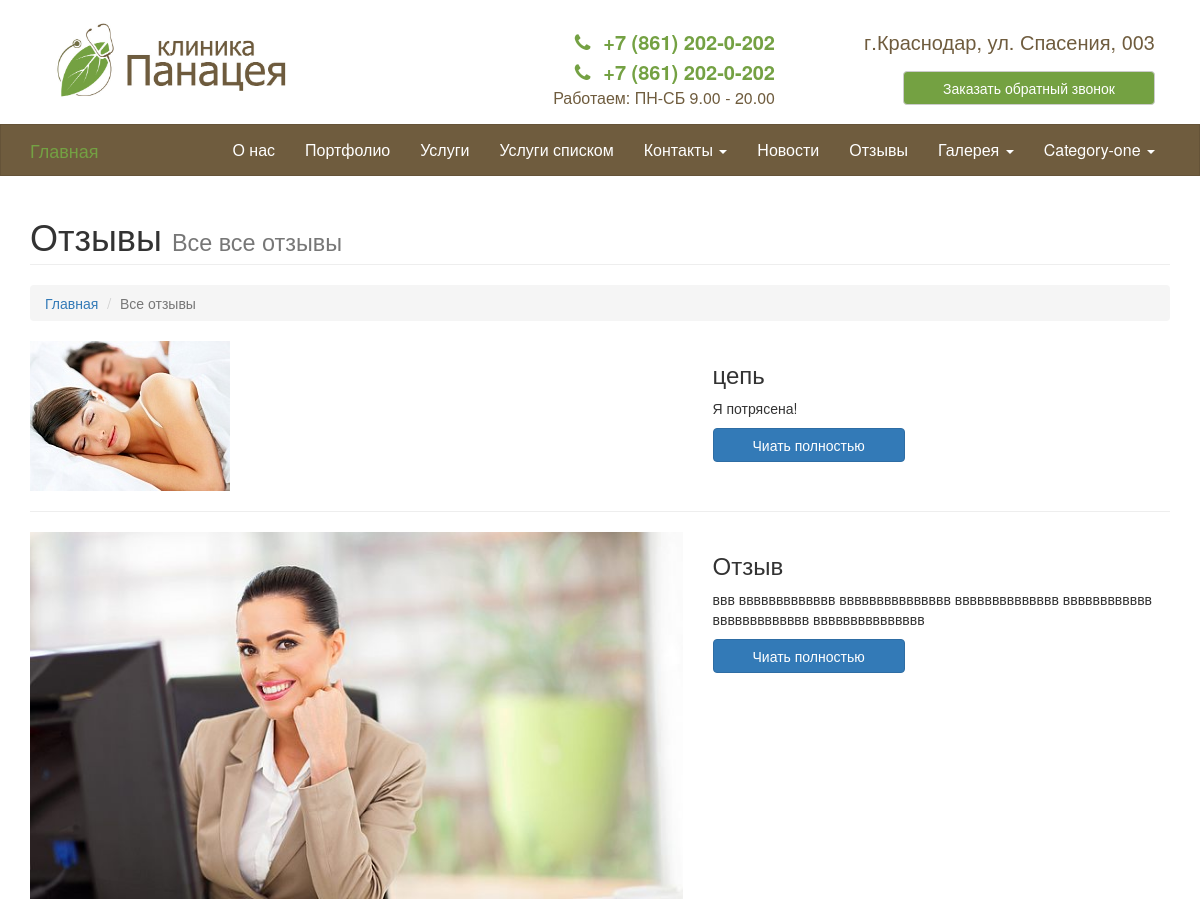
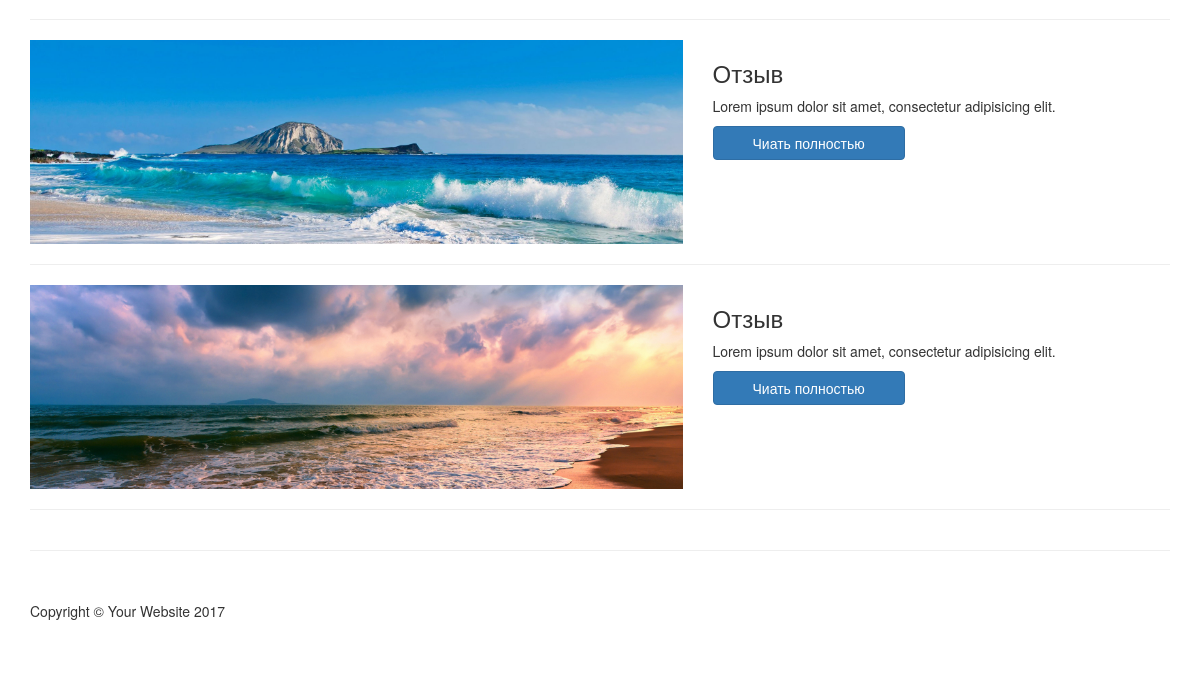
The page /opinions/ on the database as committed earlier (2 pictures, top to bottom).
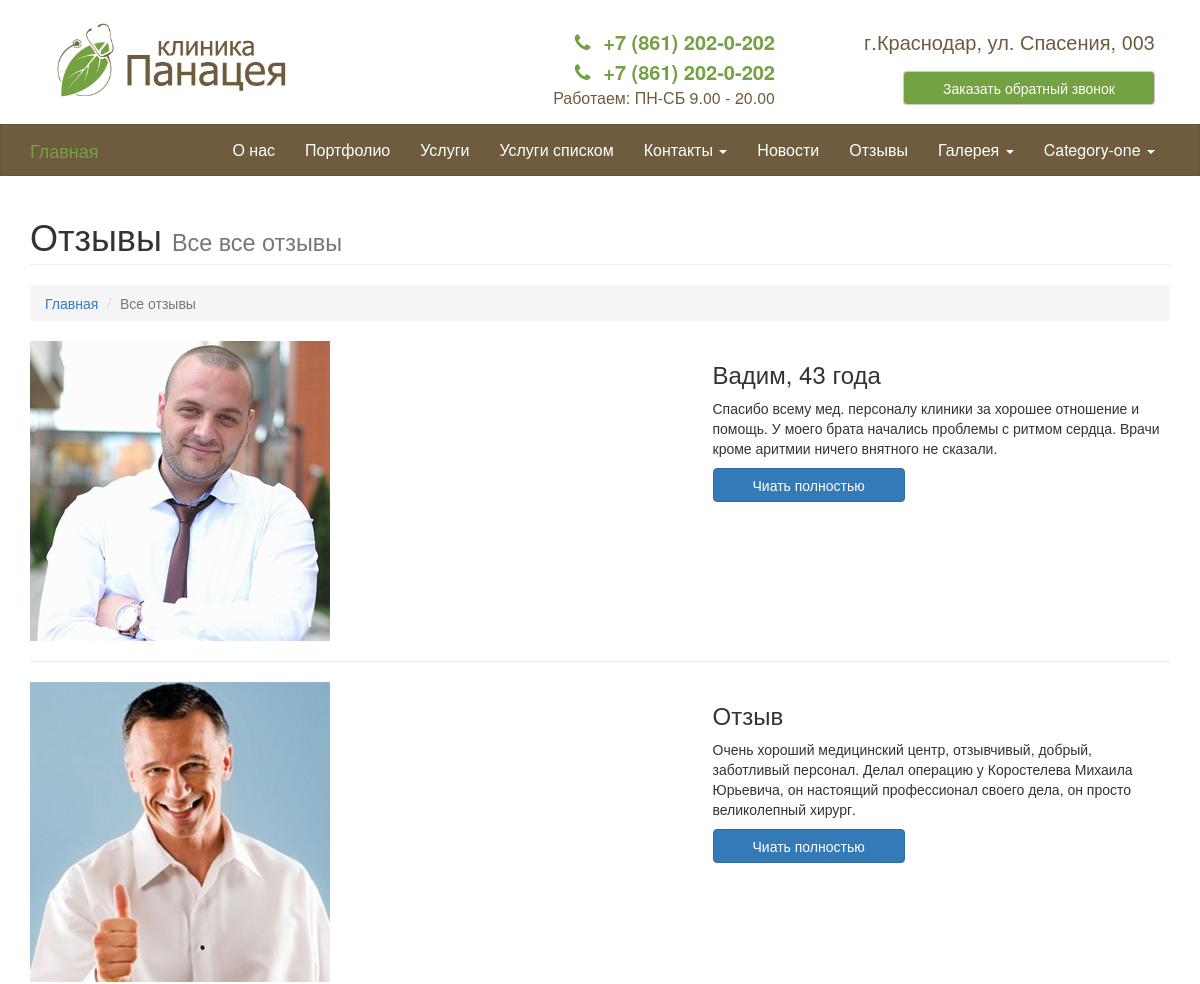
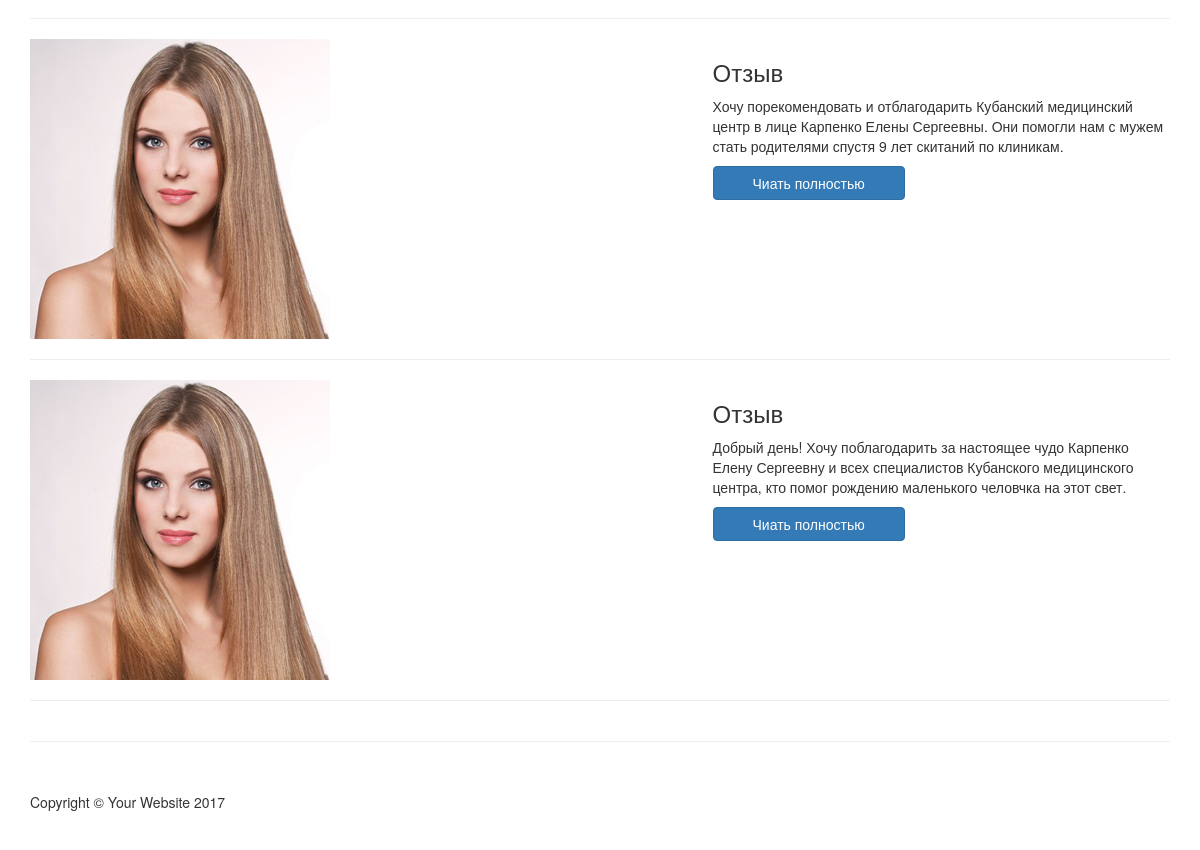
The same page on the database as committed later (2 pictures, top to bottom).
### news/models.py (models this page shows, shortened)
class Opinion(CommonMain):
    image = models.ImageField(null=True, blank=True, verbose_name="Изображение",
                              help_text="Выберите изображение отзыва")
    min_image = models.ImageField(null=True, blank=True, verbose_name="Миниатюра",
                                  help_text="Выберите миниатюру отзыва")
    name = models.CharField(max_length=250, verbose_name="Название отзыва", default="Отзыв")
    brief = models.CharField(max_length=500, verbose_name="Краткое описание",
                             null=True, blank=True, help_text="Не более 500 знаков")
    class Meta:
        verbose_name_plural = "Отзывы"

### news/views.py (the view)
# urls.py: url(r'^opinions/$', main.AllOpinions.as_view(), name='opinions'),
class AllOpinions(ListView):
    queryset = main.Opinion.objects.order_by('number')
    context_object_name = 'page'
    template_name = 'opinions-list.html'
    paginate_by = 5

### main/models.py (called while the page is built)
    def get_page_one_url(self):
        return reverse('page-style-one', kwargs={'type_page': self.type_page, 'slug': self.slug})

    def get_page_two_url(self):
        return reverse('page-style-two', kwargs={'type_page': self.type_page, 'slug': self.slug})

    def get_page_three_url(self):
        return reverse('page-style-three', kwargs={'type_page': self.type_page, 'slug': self.slug})

    def get_page_four_url(self):
        return reverse('page-style-four', kwargs={'type_page': self.type_page, 'slug': self.slug})

    def get_page_five_url(self):
        return reverse('page-style-five', kwargs={'type_page': self.type_page, 'slug': self.slug})

### green/templates/opinions-list.html (shortened to what this page needs)
{% extends 'base.html' %}
{% block content %}
        <div class="row">
            <div class="col-lg-12">
                <h1 class="page-header">Отзывы
                    <small>Все все отзывы</small>
                </h1>
                <ol class="breadcrumb">
                    <li><a href="{%  url 'index' %}">Главная</a>
                    </li>
                    <li class="active">Все отзывы</li>
                </ol>
            </div>
        </div>
        {% for one in page %}
        <div class="row">
            <div class="col-md-7">
                <a href="{% url 'opinion-detail' one.slug %}">
                    <img class="img-responsive img-hover" src="{{ MEDIA_URL }}{{ one.image }}" alt="">
                </a>
            </div>
            <div class="col-md-5">
                <h3>{{ one.name }}</h3>
                <p>{{ one.brief }}</p>
                <a class="btn btn-primary" href="{% url 'opinion-detail' one.slug %}">Чиать полностью</a>
            </div>
        </div>
        <hr>
        {%  endfor %}
{% endblock %}

Rows that differ between the two databases and show on the page:
changed Opinion: image: a different picture; name "цепь" → "Вадим, 43 года"; brief "Я потрясена!" → "Спасибо всему мед. персоналу клиники за хорошее отношение и помощь. У моего брата начались проблемы с ритмом сердца. Врачи кроме аритмии ничего внятного не сказали."
changed Opinion: image: a different picture; brief "ввв ввввввввввввв ввввввввввввввв вввввввввввввв вввввввввввв ввввввввввввв ввввввввввввввв" → "Очень хороший медицинский центр, отзывчивый, добрый, заботливый персонал. Делал операцию у Коростелева Михаила Юрьевича, он настоящий профессионал своего дела, он просто великолепный хирург."
changed Opinion: image: a different picture; brief "Lorem ipsum dolor sit amet, consectetur adipisicing elit." → "Хочу порекомендовать и отблагодарить Кубанский медицинский центр в лице Карпенко Елены Сергеевны. Они помогли нам с мужем стать родителями спустя 9 лет скитаний по клиникам."
changed Opinion: image: a different picture; brief "Lorem ipsum dolor sit amet, consectetur adipisicing elit." → "Добрый день! Хочу поблагодарить за настоящее чудо Карпенко Елену Сергеевну и всех специалистов Кубанского медицинского центра, кто помог рождению маленького человчка на этот свет."
